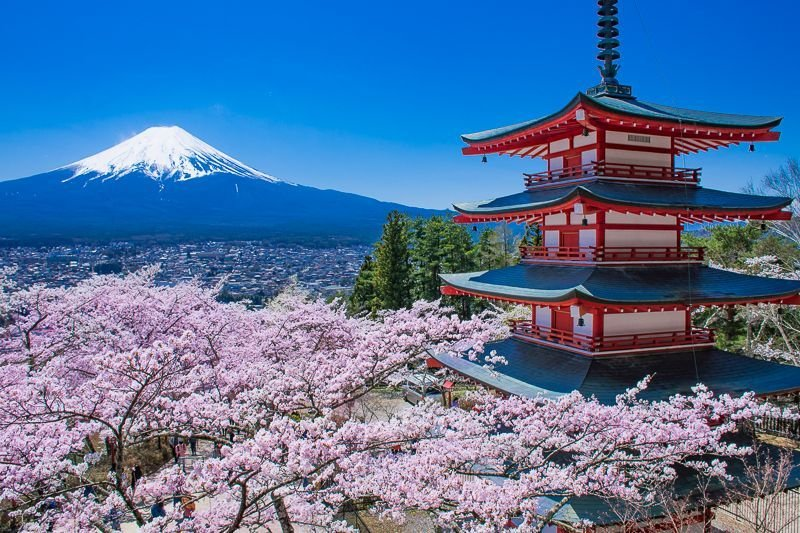
#> input picture images/fuji.jpg, 800 x 533 px
$ python learn08_splitmerge.py
#> lines starting #> are read from the running program, lines starting #| are printed output that depends on the picture
import cv2 as cv
import numpy as np

img = cv.imread("images/fuji.jpg")
#> img is the input picture: shape (533, 800, 3); mean B, G, R 156.9, 114.6, 83.4
cv.imshow("Fuji", img)

blank = np.zeros(img.shape[:2], dtype='uint8')

b,g,r = cv.split(img)
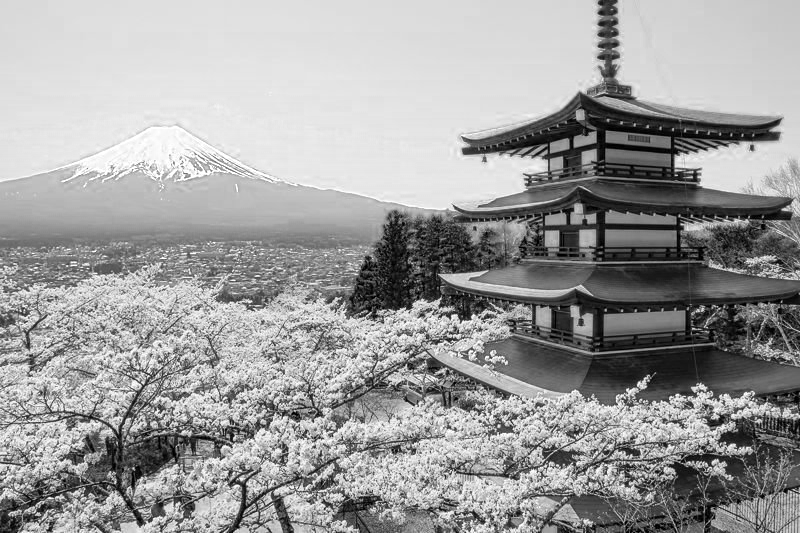
#> b: shape (533, 800); min 0, max 255, mean 156.9
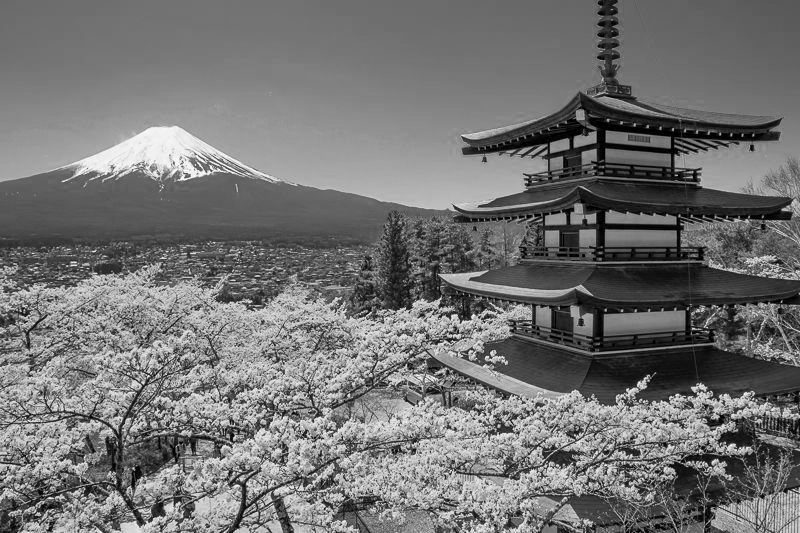
#> g: shape (533, 800); min 0, max 255, mean 114.6
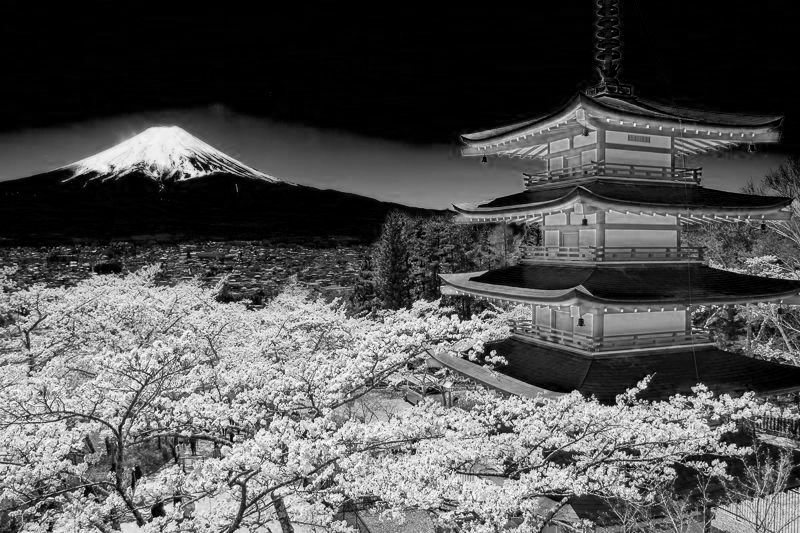
#> r: shape (533, 800); min 0, max 255, mean 83.4


blue = cv.merge([b,blank,blank])
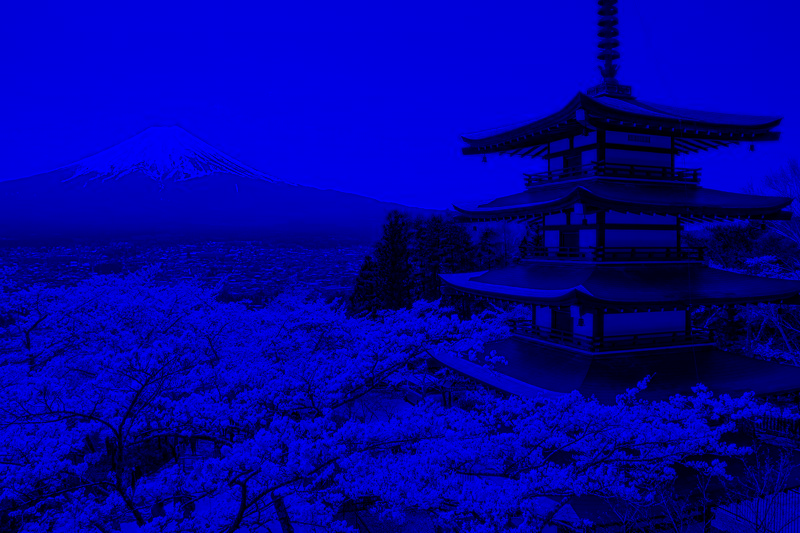
#> blue: shape (533, 800, 3); mean of channels 0, 1, 2 156.9, 0, 0; drawn as B, G, R
green = cv.merge([blank,g,blank])
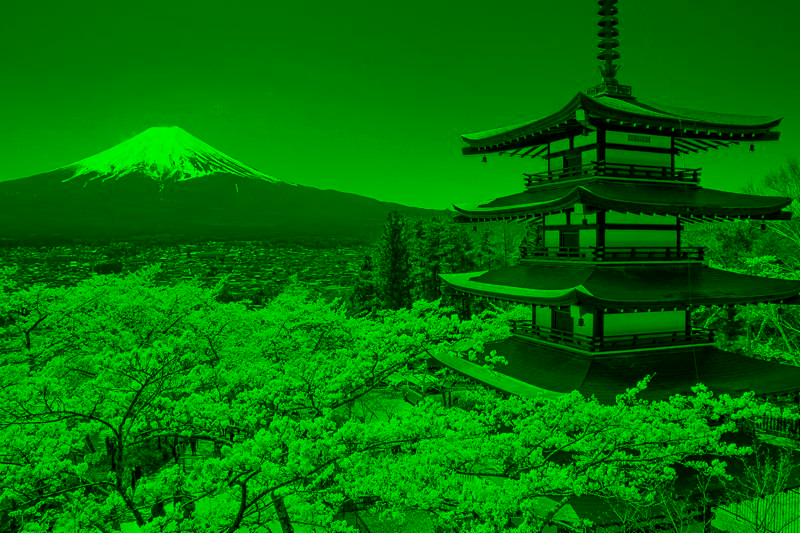
#> green: shape (533, 800, 3); mean of channels 0, 1, 2 0, 114.6, 0; drawn as B, G, R
red = cv.merge([blank,blank, r])
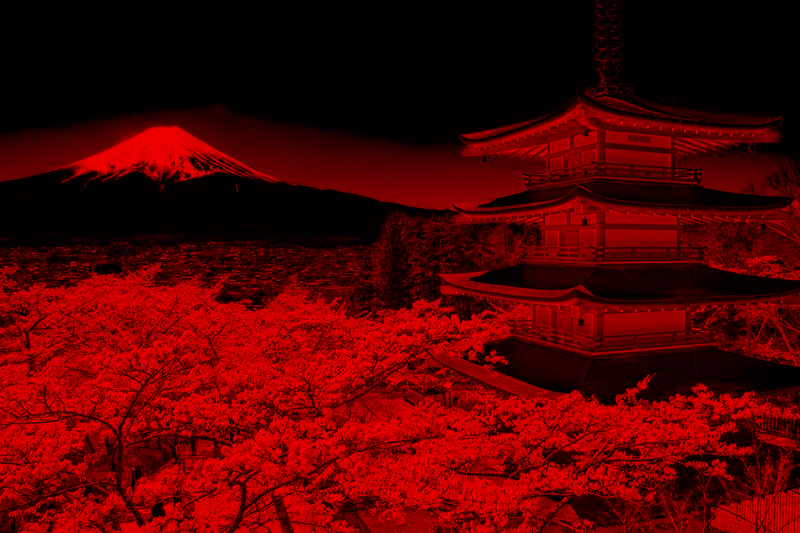
#> red: shape (533, 800, 3); mean of channels 0, 1, 2 0, 0, 83.4; drawn as B, G, R

cv.imshow("Blue", blue)
cv.imshow("Green", green)
cv.imshow("Red", red)

print(img.shape)
#| (533, 800, 3)
print(r.shape)
#| (533, 800)
print(g.shape)
#| (533, 800)
print(b.shape)
#| (533, 800)

merged = cv.merge([b,g,r])
cv.imshow("Merge", merged)


cv.waitKey(0)

$ run again, with images/model.jpg copied over images/fuji.jpg
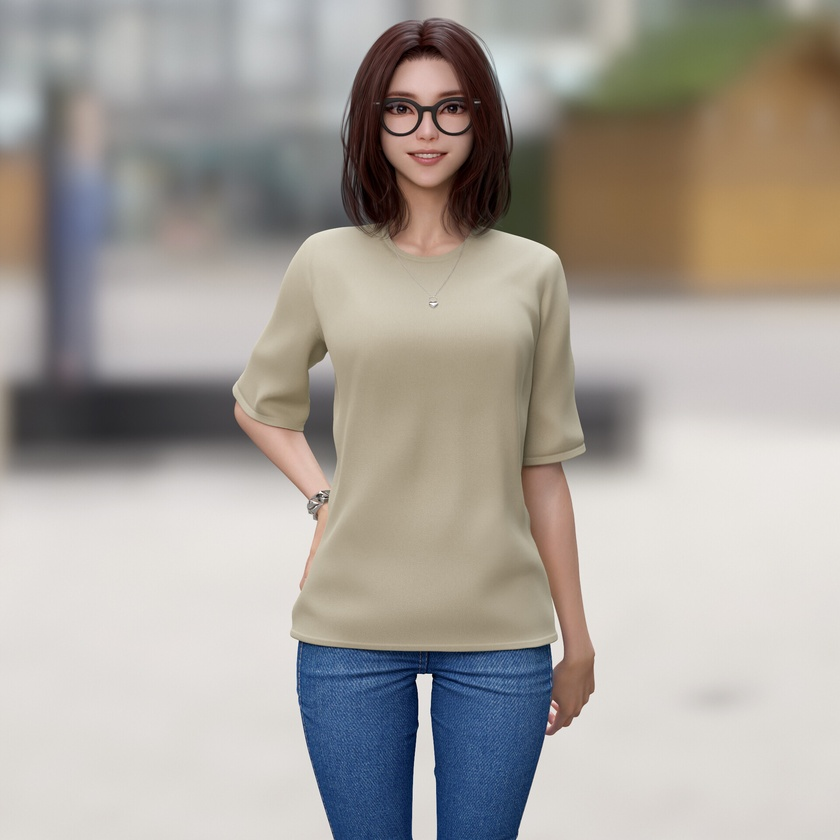
#> input picture images/model.jpg, 840 x 840 px, shrunk from 1920 x 1920 before the run
#> img is the input picture: shape (840, 840, 3); mean B, G, R 156.1, 162.8, 168.6
#> `green = cv.merge([blank,g,blank])`:
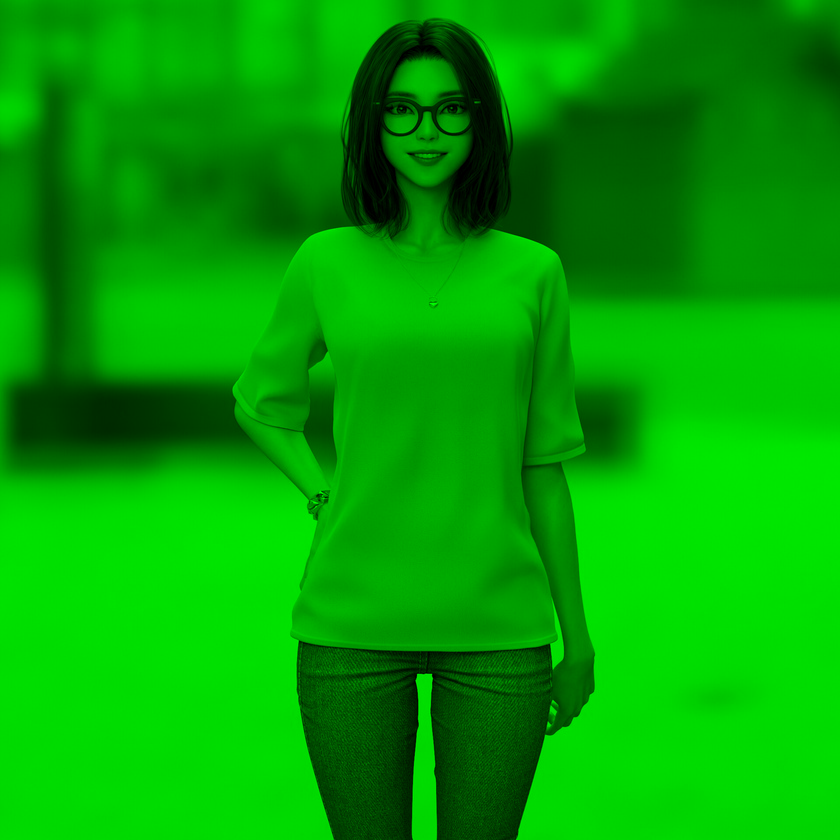
#> green: shape (840, 840, 3); mean of channels 0, 1, 2 0, 162.8, 0; drawn as B, G, R
#> `red = cv.merge([blank,blank, r])`:
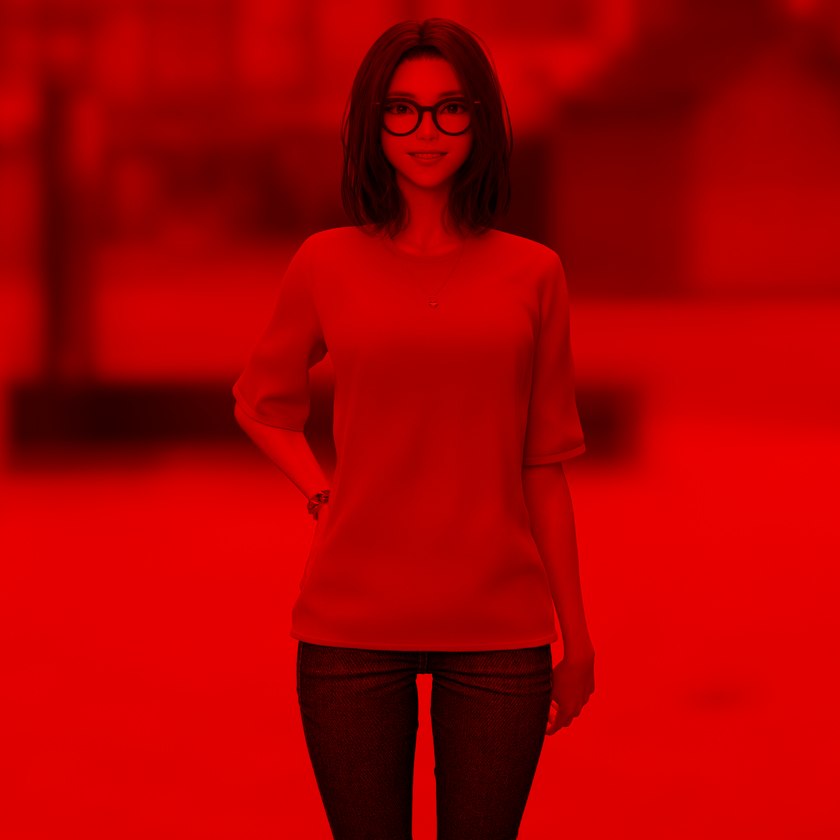
#> red: shape (840, 840, 3); mean of channels 0, 1, 2 0, 0, 168.6; drawn as B, G, R
#| (840, 840, 3)
#| (840, 840)
#| (840, 840)
#| (840, 840)

$ run again, with images/parrot.jpg copied over images/fuji.jpg
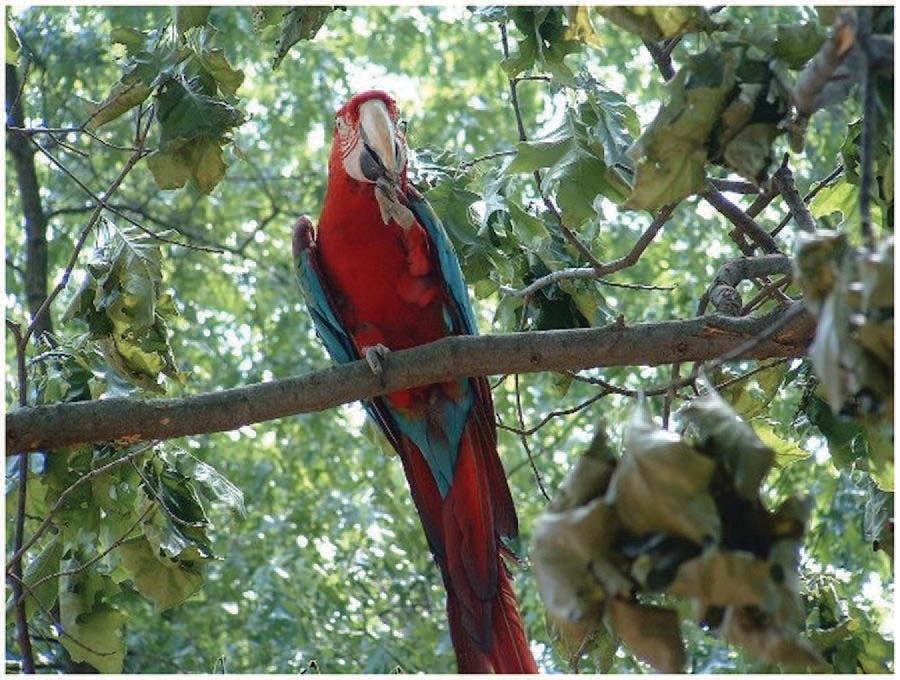
#> input picture images/parrot.jpg, 900 x 680 px
#> img is the input picture: shape (680, 900, 3); mean B, G, R 97.9, 120.9, 108.3
#> `green = cv.merge([blank,g,blank])`:
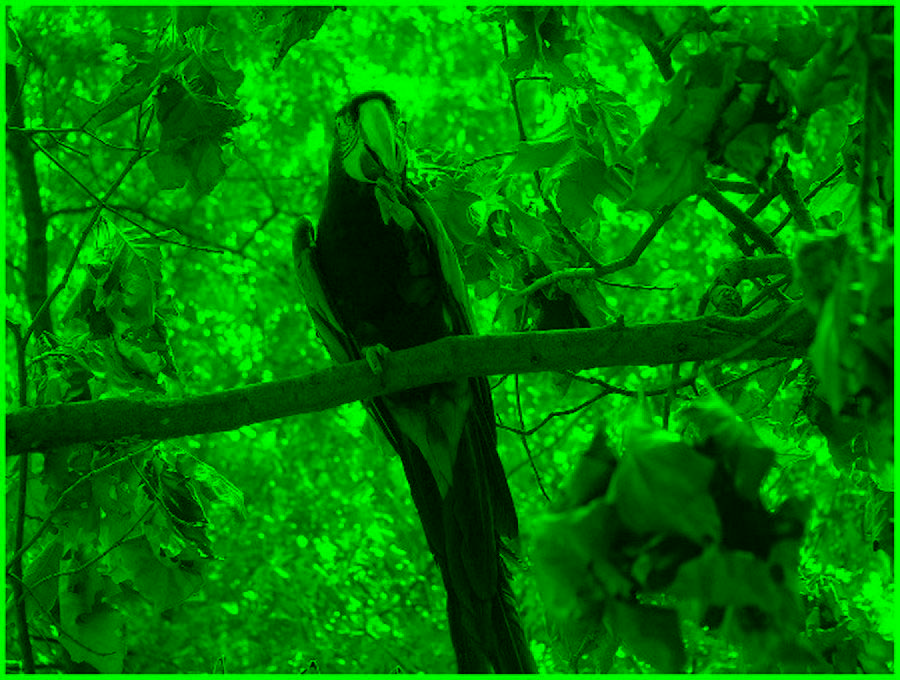
#> green: shape (680, 900, 3); mean of channels 0, 1, 2 0, 120.9, 0; drawn as B, G, R
#> `red = cv.merge([blank,blank, r])`:
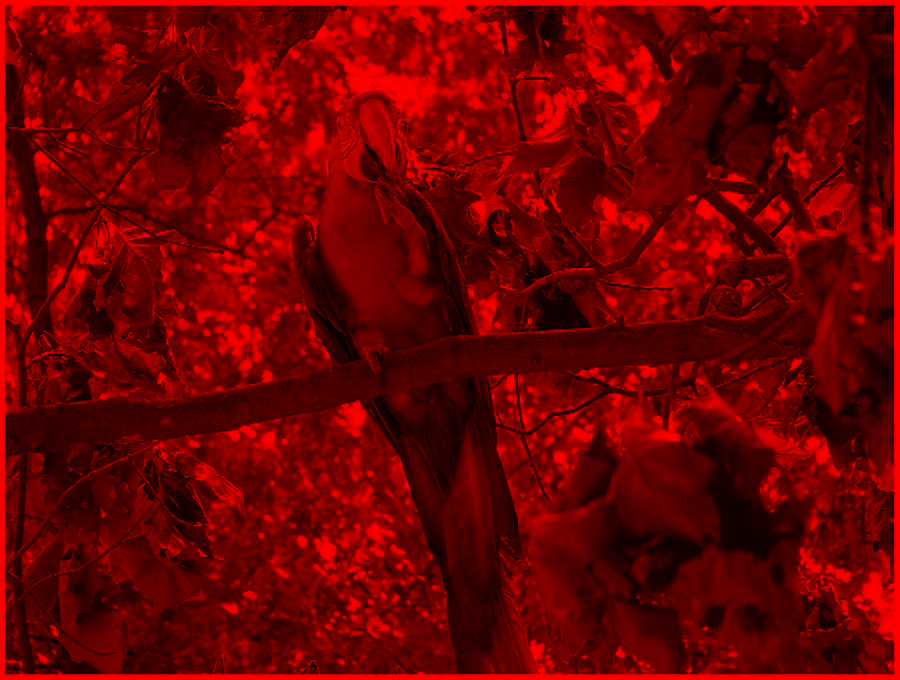
#> red: shape (680, 900, 3); mean of channels 0, 1, 2 0, 0, 108.3; drawn as B, G, R
#| (680, 900, 3)
#| (680, 900)
#| (680, 900)
#| (680, 900)

$ run again, with images/best_president.jpeg copied over images/fuji.jpg
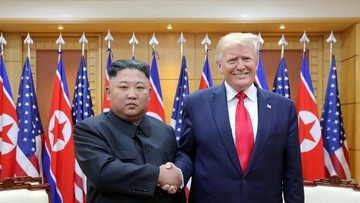
#> input picture images/best_president.jpeg, 360 x 203 px
#> img is the input picture: shape (203, 360, 3); mean B, G, R 101.6, 104.5, 133.5
#> `green = cv.merge([blank,g,blank])`:
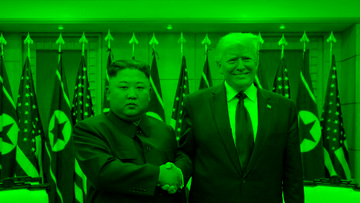
#> green: shape (203, 360, 3); mean of channels 0, 1, 2 0, 104.5, 0; drawn as B, G, R
#> `red = cv.merge([blank,blank, r])`:
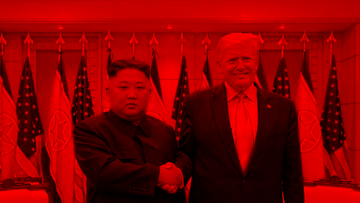
#> red: shape (203, 360, 3); mean of channels 0, 1, 2 0, 0, 133.5; drawn as B, G, R
#| (203, 360, 3)
#| (203, 360)
#| (203, 360)
#| (203, 360)
